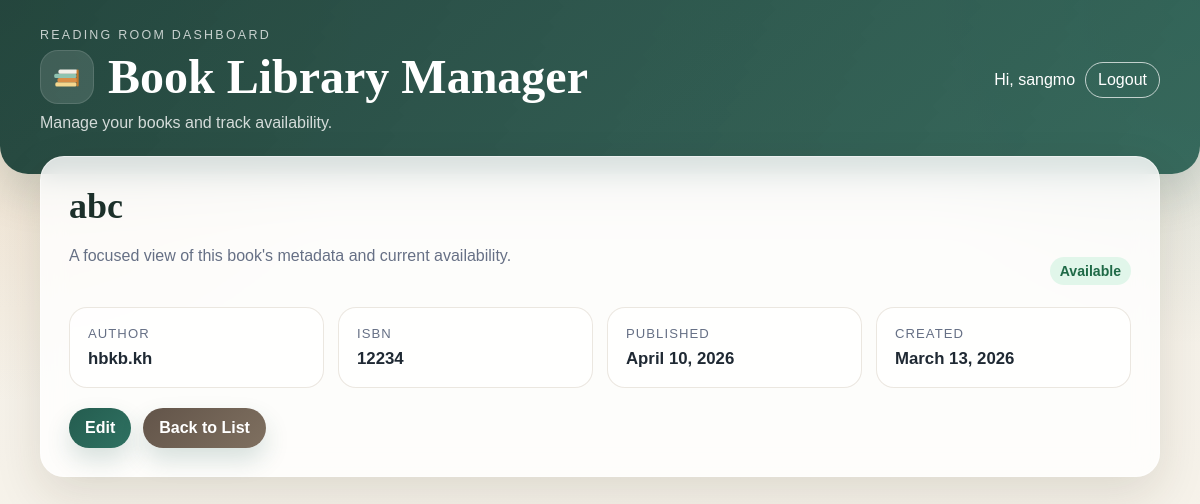
The app's page /book/5/ (signed in) with its own data.
### books/models.py (models this page shows, shortened)
class Book(models.Model):
    title = models.CharField(max_length=200)
    author = models.CharField(max_length=100)
    isbn = models.CharField(max_length=20)
    published_date = models.DateField(null=True, blank = True)
    available = models.BooleanField(default=True)
    created_at = models.DateTimeField(auto_now_add=True)

### books/views.py (the view)
# urls.py: path("book/<int:pk>/", views.book_detail, name="book_detail"),
@login_required
def book_detail(request, pk):
	book = Book.objects.get(pk=pk)
	return render(request, "books/book_detail.html", {"book": book})

### books/templates/books/book_detail.html (shortened to what this page needs)
{% extends "base.html" %}
{% block content %}
<section class="card">
  <div class="section-header">
    <div>
      <h2>{{ book.title }}</h2>
      <p class="section-subtitle">A focused view of this book's metadata and current availability.</p>
    </div>
    {% if book.available %}
    <span class="status available">Available</span>
    {% else %}
    <span class="status unavailable">Checked Out</span>
    {% endif %}
  </div>
  <div class="meta-grid">
    <div class="meta-card">
      <span>Author</span>
      <strong>{{ book.author }}</strong>
    </div>
    <div class="meta-card">
      <span>ISBN</span>
      <strong>{{ book.isbn }}</strong>
    </div>
    <div class="meta-card">
      <span>Published</span>
      <strong>{{ book.published_date|default:"-" }}</strong>
    </div>
    <div class="meta-card">
      <span>Created</span>
      <strong>{{ book.created_at|date:"F j, Y" }}</strong>
    </div>
  </div>
  <div class="actions">
    <a class="button" href="{% url 'books:book_edit' book.pk %}">Edit</a>
    <a class="button secondary" href="{% url 'books:book_list' %}">Back to List</a>
  </div>
</section>
{% endblock %}

### books/templates/base.html (shortened to what this page needs)
<!doctype html>
<html lang="en">
  <head>
  </head>
  <body>
    <header>
      <div class="header-row">
        <div>
          <p class="brand-eyebrow">Reading Room Dashboard</p>
          <div class="brand-title">
            <span class="brand-logo" aria-hidden="true">
            </span>
            <h1>Book Library Manager</h1>
          </div>
          <p>Manage your books and track availability.</p>
        </div>
        <div class="auth-links">
          {% if user.is_authenticated %}
          <span>Hi, {{ user.username }}</span>
          <form method="post" action="{% url 'logout' %}">
            <button type="submit">Logout</button>
          </form>
          {% else %}
          <a href="{% url 'login' %}">Login</a>
          {% endif %}
        </div>
      </div>
    </header>
    <main>
       {% block content %}{% endblock %}
    </main>
  </body>
</html>

### books/templates/base.html (style rules this page uses)
:root { --bg: #f3efe6; --bg-accent: #efe5d2; --surface: rgba(255, 255, 255, 0.82); --surface-strong: #fffdf8; --text: #1f2933; --muted: #667085; --line: rgba(113, 87, 44, 0.14); --brand: #245c4f; --brand-dark: #183d36; --brand-soft: #dff2ea; --accent: #c47b2c; --accent-soft: #fff1de; --danger: #7a1f1f; --danger-soft: #fce8e8; --success: #1f6a47; --success-soft: #e1f6ea; --shadow: 0 18px 48px rgba(52, 39, 17, 0.12); --radius-lg: 24px; --radius-md: 16px; --radius-sm: 12px; }
body { margin: 0; font-family: "Trebuchet MS", "Lucida Sans Unicode", sans-serif; background: radial-gradient(circle at top left, rgba(196, 123, 44, 0.18), transparent 28%), radial-gradient(circle at top right, rgba(36, 92, 79, 0.16), transparent 24%), linear-gradient(180deg, var(--bg) 0%, #f8f4ec 100%); color: var(--text); min-height: 100vh; }
header { color: #ffffff; padding: 28px 32px 42px; background: linear-gradient(135deg, rgba(24, 61, 54, 0.94), rgba(36, 92, 79, 0.9)), linear-gradient(45deg, rgba(196, 123, 44, 0.18), transparent); border-bottom-left-radius: 28px; border-bottom-right-radius: 28px; box-shadow: 0 18px 44px rgba(24, 61, 54, 0.18); }
.header-row { display: flex; justify-content: space-between; align-items: center; gap: 16px; flex-wrap: wrap; max-width: 1120px; margin: 0 auto; }
.brand-eyebrow { margin: 0 0 8px; font-size: 0.78rem; letter-spacing: 0.18em; text-transform: uppercase; color: rgba(255, 255, 255, 0.74); }
.brand-title { display: flex; align-items: center; gap: 14px; }
.brand-logo { width: 54px; height: 54px; flex: 0 0 54px; display: inline-flex; align-items: center; justify-content: center; border-radius: 18px; background: rgba(255, 255, 255, 0.12); box-shadow: inset 0 0 0 1px rgba(255, 255, 255, 0.12); }
.brand-logo svg { width: 34px; height: 34px; }
header h1 { margin: 0; font-family: "Palatino Linotype", "Book Antiqua", Georgia, serif; font-size: clamp(2rem, 4vw, 3rem); line-height: 1.05; }
header p { margin: 10px 0 0; max-width: 620px; color: rgba(255, 255, 255, 0.8); font-size: 1rem; }
.auth-links { display: flex; gap: 10px; align-items: center; flex-wrap: wrap; }
.auth-links form { margin: 0; }
.auth-links button { background: transparent; border: 1px solid rgba(255, 255, 255, 0.7); color: #ffffff; border-radius: 999px; padding: 8px 12px; cursor: pointer; font: inherit; }
main { max-width: 1120px; margin: -18px auto 48px; padding: 0 20px; }
.card { background: var(--surface); backdrop-filter: blur(12px); border: 1px solid rgba(255, 255, 255, 0.45); border-radius: var(--radius-lg); box-shadow: var(--shadow); padding: 28px; }
.actions { margin-top: 18px; display: flex; gap: 12px; flex-wrap: wrap; }
.button { display: inline-block; padding: 11px 16px; border-radius: 999px; background: linear-gradient(135deg, var(--brand), #2f7262); color: #ffffff; text-decoration: none; font-weight: 600; border: none; cursor: pointer; box-shadow: 0 12px 24px rgba(36, 92, 79, 0.18); }
.button.secondary { background: linear-gradient(135deg, #625449, #7f7060); }
form { margin-top: 20px; }
.section-header { display: flex; justify-content: space-between; gap: 16px; align-items: end; flex-wrap: wrap; margin-bottom: 22px; }
.section-header h2, .card h2 { margin: 0; font-family: "Palatino Linotype", "Book Antiqua", Georgia, serif; font-size: clamp(1.7rem, 3vw, 2.35rem); color: #1c302a; }
.section-subtitle, .card p { color: var(--muted); line-height: 1.6; }
.status { display: inline-flex; align-items: center; padding: 6px 10px; border-radius: 999px; font-weight: 600; font-size: 0.88rem; }
.status.available { color: var(--success); background: var(--success-soft); }
.meta-grid { display: grid; grid-template-columns: repeat(auto-fit, minmax(170px, 1fr)); gap: 14px; margin: 20px 0; }
.meta-card { padding: 18px; border-radius: 18px; background: rgba(255, 255, 255, 0.72); border: 1px solid var(--line); }
.meta-card span { display: block; margin-bottom: 8px; color: var(--muted); font-size: 0.82rem; letter-spacing: 0.08em; text-transform: uppercase; }
.meta-card strong { font-size: 1.05rem; }

### records on screen
Book: title "abc", author "hbkb.kh", isbn "12234", published_date "April 10, 2026", created_at "March 13, 2026"

### other values on screen
{{ user.username }} "sangmo"
